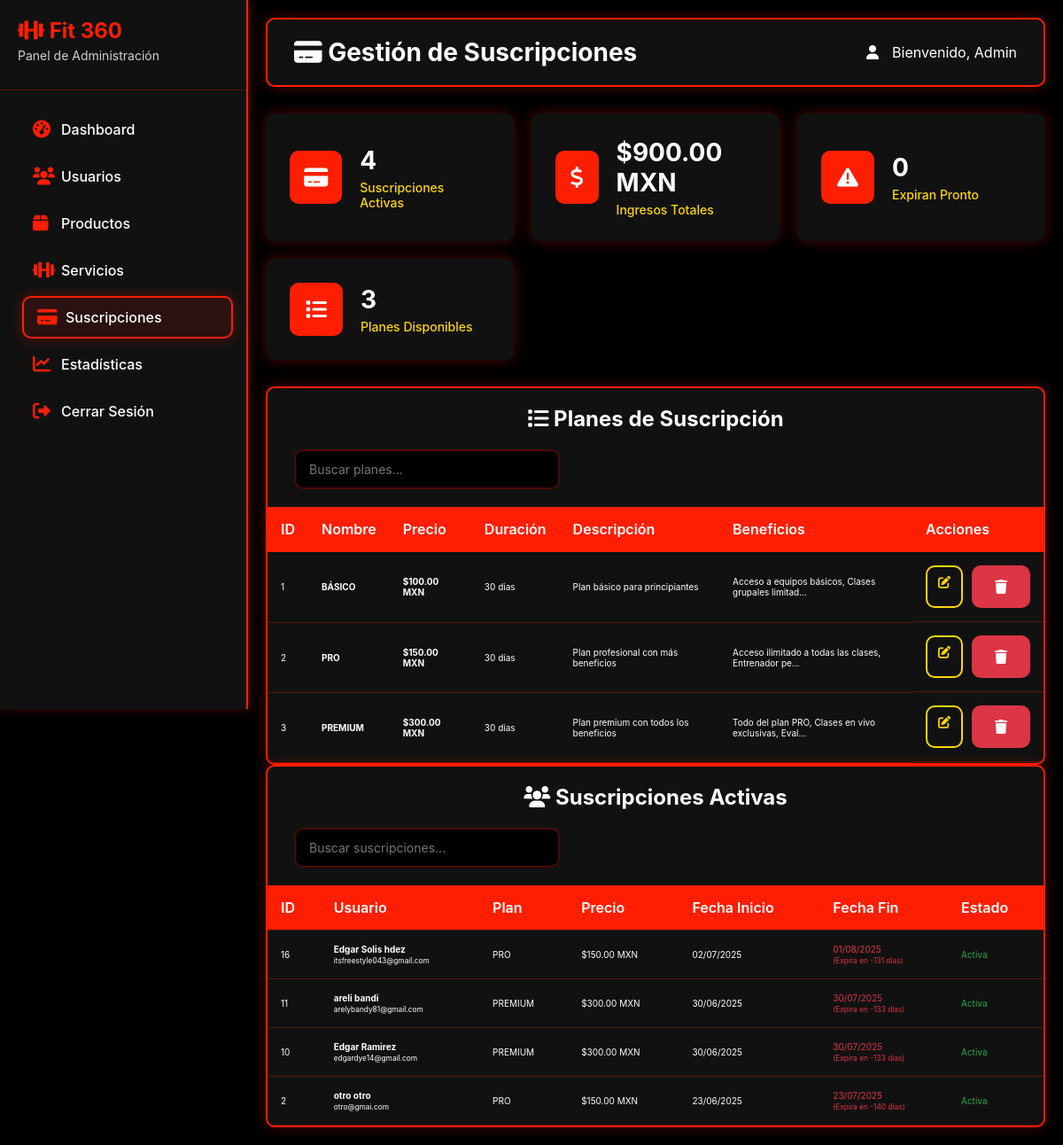
/admin/subscriptions.php (signed in), run on the app's committed database.
### tables this page shows
CREATE TABLE `plan_suscripcion` (
  `id_plan` int(11) NOT NULL,
  `nombre` varchar(50) NOT NULL,
  `precio` decimal(10,2) NOT NULL,
  `duracion_dias` int(11) NOT NULL,
  `descripcion` text NOT NULL,
  `beneficios` text NOT NULL,
  `esta_activo` tinyint(1) DEFAULT 1
);

CREATE TABLE `suscripcion_usuario` (
  `id_suscripcion` int(11) NOT NULL,
  `id_usuario` int(11) NOT NULL,
  `id_plan` int(11) NOT NULL,
  `fecha_inicio` date NOT NULL,
  `fecha_fin` date NOT NULL,
  `estado` enum('activa','expirada','cancelada') DEFAULT 'activa',
  `renovacion_automatica` tinyint(1) DEFAULT 1,
  `fecha_creacion` timestamp NOT NULL DEFAULT current_timestamp()
);

CREATE TABLE `usuario` (
  `id_usuario` int(11) NOT NULL,
  `nombre_usuario` varchar(50) NOT NULL,
  `correo` varchar(100) NOT NULL,
  `hash_contraseña` varchar(255) NOT NULL,
  `nombre` varchar(50) NOT NULL,
  `apellido` varchar(50) NOT NULL,
  `telefono` varchar(10) NOT NULL,
  `direccion` text NOT NULL,
  `rol` enum('usuario','administrador') DEFAULT 'usuario',
  `esta_activo` tinyint(1) DEFAULT 1,
  `fecha_creacion` timestamp NOT NULL DEFAULT current_timestamp(),
  `fecha_actualizacion` timestamp NOT NULL DEFAULT current_timestamp() ON UPDATE current_timestamp()
);

### admin/subscriptions.php (the view, shortened to what this page needs)
<?php
$pdo = getConnection();
$plans = $pdo->query("SELECT * FROM plan_suscripcion WHERE esta_activo = 1 ORDER BY precio ASC")->fetchAll();
$subscriptions = $pdo->query("
    SELECT us.*, u.nombre, u.apellido, u.correo, sp.nombre as plan_name, sp.precio as plan_precio
    FROM suscripcion_usuario us
    JOIN usuario u ON us.id_usuario = u.id_usuario
    JOIN plan_suscripcion sp ON us.id_plan = sp.id_plan
    WHERE us.estado = 'activa'
    ORDER BY us.fecha_creacion DESC
")->fetchAll();
$total_subscriptions = $pdo->query("SELECT COUNT(*) as total FROM suscripcion_usuario WHERE estado = 'activa'")->fetch()['total'];
$total_revenue = $pdo->query("
    SELECT SUM(sp.precio) as total
    FROM suscripcion_usuario us
    JOIN plan_suscripcion sp ON us.id_plan = sp.id_plan
    WHERE us.estado = 'activa'
")->fetch()['total'] ?? 0;
$expiring_soon = $pdo->query("
    SELECT COUNT(*) as total
    FROM suscripcion_usuario
    WHERE estado = 'activa'
    AND fecha_fin BETWEEN CURDATE() AND DATE_ADD(CURDATE(), INTERVAL 7 DAY)
")->fetch()['total'];
$total_plans = $pdo->query("SELECT COUNT(*) as total FROM plan_suscripcion WHERE esta_activo = 1")->fetch()['total'];
?>
<!DOCTYPE html>
<html lang="es">
<head>
    <link rel="stylesheet" href="https://cdnjs.cloudflare.com/ajax/libs/font-awesome/6.0.0/css/all.min.css">
    <link rel="stylesheet" href="admin-style.css">
</head>
<body>
    <div class="admin-container">
        <div class="admin-sidebar">
            <div class="sidebar-header">
                <h2><i class="fas fa-dumbbell"></i> Fit 360</h2>
                <p>Panel de Administración</p>
            </div>
            <ul class="sidebar-menu">
                <li>
                    <a href="index.php">
                        <i class="fas fa-tachometer-alt"></i>
                        <span>Dashboard</span>
                    </a>
                </li>
                <li>
                    <a href="users.php">
                        <i class="fas fa-users"></i>
                        <span>Usuarios</span>
                    </a>
                </li>
                <li>
                    <a href="products.php">
                        <i class="fas fa-box"></i>
                        <span>Productos</span>
                    </a>
                </li>
                <li>
                    <a href="services.php">
                        <i class="fas fa-dumbbell"></i>
                        <span>Servicios</span>
                    </a>
                </li>
                <li class="active">
                    <a href="subscriptions.php">
                        <i class="fas fa-credit-card"></i>
                        <span>Suscripciones</span>
                    </a>
                </li>
                <li>
                    <a href="sales.php">
                        <i class="fas fa-chart-line"></i>
                        <span>Estadísticas</span>
                    </a>
                </li>
                <li>
                    <a href="../logout.php">
                        <i class="fas fa-sign-out-alt"></i>
                        <span>Cerrar Sesión</span>
                    </a>
                </li>
            </ul>
        </div>
        <div class="admin-main">
            <div class="admin-header">
                <h1><i class="fas fa-credit-card"></i> Gestión de Suscripciones</h1>
                <div class="user-info">
                    <i class="fas fa-user"></i>
                    Bienvenido, <?php echo htmlspecialchars($_SESSION['username']); ?>
                </div>
            </div>
            <div class="stats-grid">
                <div class="stat-card">
                    <div class="stat-icon">
                        <i class="fas fa-credit-card"></i>
                    </div>
                    <div class="stat-info">
                        <h3><?php echo number_format($total_subscriptions); ?></h3>
                        <p>Suscripciones Activas</p>
                    </div>
                </div>
                <div class="stat-card">
                    <div class="stat-icon">
                        <i class="fas fa-dollar-sign"></i>
                    </div>
                    <div class="stat-info">
                        <h3>$<?php echo number_format($total_revenue, 2); ?> MXN</h3>
                        <p>Ingresos Totales</p>
                    </div>
                </div>
                <div class="stat-card">
                    <div class="stat-icon">
                        <i class="fas fa-exclamation-triangle"></i>
                    </div>
                    <div class="stat-info">
                        <h3><?php echo number_format($expiring_soon); ?></h3>
                        <p>Expiran Pronto</p>
                    </div>
                </div>
                <div class="stat-card">
                    <div class="stat-icon">
                        <i class="fas fa-list"></i>
                    </div>
                    <div class="stat-info">
                        <h3><?php echo number_format($total_plans); ?></h3>
                        <p>Planes Disponibles</p>
                    </div>
                </div>
            </div>
            <div class="admin-table">
                <h2><i class="fas fa-list"></i> Planes de Suscripción</h2>
                <div class="search-container">
                    <input type="text" class="search-input" placeholder="Buscar planes..." data-target=".plan-row">
                </div>
                <table>
                    <thead>
                        <tr>
                            <th>ID</th>
                            <th>Nombre</th>
                            <th>Precio</th>
                            <th>Duración</th>
                            <th>Descripción</th>
                            <th>Beneficios</th>
                            <th>Acciones</th>
                        </tr>
                    </thead>
                    <tbody>
                        <?php foreach ($plans as $plan): ?>
                            <tr class="plan-row">
                                <td><?php echo $plan['id_plan']; ?></td>
                                <td><strong><?php echo htmlspecialchars($plan['nombre']); ?></strong></td>
                                <td><strong>$<?php echo number_format($plan['precio'], 2); ?> MXN</strong></td>
                                <td><?php echo $plan['duracion_dias']; ?> días</td>
                                <td><?php echo htmlspecialchars(substr($plan['descripcion'], 0, 50)) . (strlen($plan['descripcion']) > 50 ? '...' : ''); ?></td>
                                <td><?php echo htmlspecialchars(substr($plan['beneficios'], 0, 50)) . (strlen($plan['beneficios']) > 50 ? '...' : ''); ?></td>
                                <td class="table-actions">
                                    <a href="?edit=<?php echo $plan['id_plan']; ?>" class="btn btn-secondary" title="Editar">
                                        <i class="fas fa-edit"></i>
                                    </a>
                                    <form method="POST" style="display: inline;" onsubmit="return confirm('¿Estás seguro de que quieres eliminar este plan?')">
                                        <button type="submit" class="btn btn-danger" title="Eliminar">
                                            <i class="fas fa-trash"></i>
                                        </button>
                                    </form>
                                </td>
                            </tr>
                        <?php endforeach; ?>
                    </tbody>
                </table>
            </div>
            <div class="admin-table">
                <h2><i class="fas fa-users"></i> Suscripciones Activas</h2>
                <div class="search-container">
                    <input type="text" class="search-input" placeholder="Buscar suscripciones..." data-target=".subscription-row">
                </div>
                <table>
                    <thead>
                        <tr>
                            <th>ID</th>
                            <th>Usuario</th>
                            <th>Plan</th>
                            <th>Precio</th>
                            <th>Fecha Inicio</th>
                            <th>Fecha Fin</th>
                            <th>Estado</th>
                        </tr>
                    </thead>
                    <tbody>
                        <?php foreach ($subscriptions as $subscription): ?>
                            <tr class="subscription-row">
                                <td><?php echo $subscription['id_suscripcion']; ?></td>
                                <td>
                                    <strong><?php echo htmlspecialchars($subscription['nombre'] . ' ' . $subscription['apellido']); ?></strong>
                                    <br><small><?php echo htmlspecialchars($subscription['correo']); ?></small>
                                </td>
                                <td><?php echo htmlspecialchars($subscription['plan_name']); ?></td>
                                <td>$<?php echo number_format($subscription['plan_precio'], 2); ?> MXN</td>
                                <td><?php echo date('d/m/Y', strtotime($subscription['fecha_inicio'])); ?></td>
                                <td>
                                    <?php
                                    $end_date = strtotime($subscription['fecha_fin']);
                                    $days_until_expiry = ceil(($end_date - time()) / (60 * 60 * 24));
                                    $class = $days_until_expiry <= 7 ? 'text-danger' : ($days_until_expiry <= 30 ? 'text-warning' : 'text-success');
                                    ?>
                                    <span class="<?php echo $class; ?>">
                                        <?php echo date('d/m/Y', $end_date); ?>
                                        <?php if ($days_until_expiry <= 7): ?>
                                            <br><small>(Expira en <?php echo $days_until_expiry; ?> días)</small>
                                        <?php endif; ?>
                                    </span>
                                </td>
                                <td>
                                    <span class="text-success">Activa</span>
                                </td>
                            </tr>
                        <?php endforeach; ?>
                    </tbody>
                </table>
            </div>
        </div>
    </div>
</body>
</html>

### data on the page
plan_suscripcion: id_plan "1", nombre "BÁSICO", precio "100.00", duracion_dias "30", descripcion "Plan básico para principiantes", beneficios "Acceso a equipos básicos, Clases grupales limitad"
plan_suscripcion: id_plan "2", nombre "PRO", precio "150.00", duracion_dias "30", descripcion "Plan profesional con más beneficios", beneficios "Acceso ilimitado a todas las clases, Entrenador pe"
plan_suscripcion: id_plan "3", nombre "PREMIUM", precio "300.00", duracion_dias "30", descripcion "Plan premium con todos los beneficios", beneficios "Todo del plan PRO, Clases en vivo exclusivas, Eval"
suscripcion_usuario: id_suscripcion "16", id_usuario.apellido "Edgar Solis hdez", id_usuario.correo "itsfreestyle043@gmail.com", id_plan.nombre "PRO", id_plan.precio "150.00", fecha_inicio "02/07/2025", fecha_fin "01/08/2025", fecha_fin "-131"
suscripcion_usuario: id_suscripcion "11", id_usuario.apellido "areli bandi", id_usuario.correo "arelybandy81@gmail.com", id_plan.nombre "PREMIUM", id_plan.precio "300.00", fecha_inicio "30/06/2025", fecha_fin "30/07/2025", fecha_fin "-133"
suscripcion_usuario: id_suscripcion "10", id_usuario.apellido "Edgar Ramirez", id_usuario.correo "edgardye14@gmail.com", id_plan.nombre "PREMIUM", id_plan.precio "300.00", fecha_inicio "30/06/2025", fecha_fin "30/07/2025", fecha_fin "-133"
suscripcion_usuario: id_suscripcion "2", id_usuario.apellido "otro otro", id_usuario.correo "otro@gmai.com", id_plan.nombre "PRO", id_plan.precio "150.00", fecha_inicio "23/06/2025", fecha_fin "23/07/2025", fecha_fin "-140"

### other printed values
$_SESSION['username'] "Admin"
$total_subscriptions "4"
$total_revenue "900.00"
$expiring_soon "0"
$total_plans "3"
